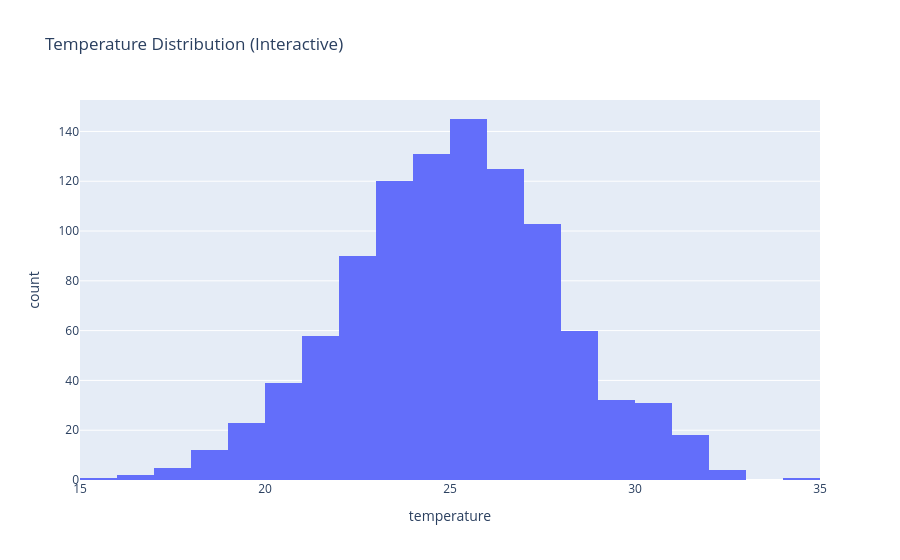

Notebook source saved alongside this figure:
### Code cell
import plotly.express as px

fig = px.histogram(df, x="temperature", nbins=30, title="Temperature Distribution (Interactive)")
fig.show()

### Figure 1 — Plotly figure (JSON) as saved in the notebook; plotly's stock layout.template omitted (floating-point values rounded to 4 significant figures; data arrays with more than 128 entries replaced by an {"elided": "..."} marker saying what was removed)
{"data": [{"bingroup": "x", "hovertemplate": "temperature=%{x}<br>count=%{y}<extra></extra>", "legendgroup": "", "marker": {"color": "#636efa", "pattern": {"shape": ""}}, "name": "", "nbinsx": 30, "orientation": "v", "showlegend": false, "type": "histogram", "x": {"elided": "1000 float values"}, "xaxis": "x", "yaxis": "y"}], "layout": {"barmode": "relative", "legend": {"tracegroupgap": 0}, "title": {"text": "Temperature Distribution (Interactive)"}, "xaxis": {"anchor": "y", "domain": [0, 1], "title": {"text": "temperature"}}, "yaxis": {"anchor": "x", "domain": [0, 1], "title": {"text": "count"}}}}
